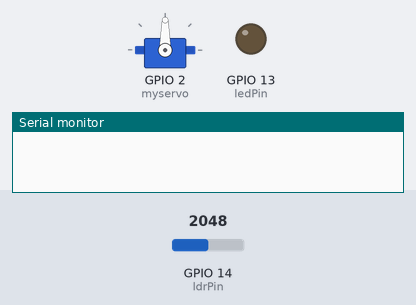
The sketch below on a simulated ESP32. Parts: servo, output pins drawn as LEDs (lit = HIGH), the last lines printed to the serial monitor. The inputs (shaded band) are chosen by the test bench; at power-on: GPIO 14 (ldrPin) = 2048.

Above: at 0.05 s.
At 33.55 s:
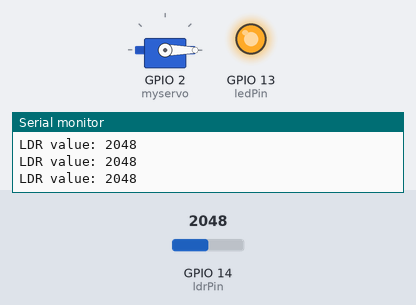
Timing chart, 0 to 38.6 s (numbered marks = the images above):
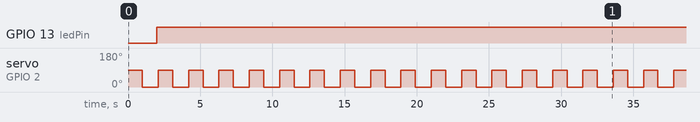

Measured:
- by itself, GPIO 13 (ledPin): LOW → HIGH at 2.0 s
- by itself, servo on GPIO 2 (myservo): alternates 90° for 1.0 s and 0° for 1.1 s

The sketch:

ServoESP32.ino
```cpp
#include <ESP32Servo.h>
Servo myservo;  // crte servo object to control a servo
// Define LDR pin and LED pin
int ldrPin = 14;
int ledPin = 13;

void setup() {
  myservo.attach(2);  // attaches the servo on GPIO pin 2 to the servo object

  // Set LED pin as output
  pinMode(ledPin, OUTPUT);
  // Start serial communication
  Serial.begin(9600);
}

void loop() {
  myservo.write(90);  // sets the servo position to 90 degrees
  delay(1000);        // waits for 1 second
  myservo.write(0);   // sets the servo position to 0 degrees
  delay(1000);        // waits for 1 second

  // Read LDR value
  int ldrValue = analogRead(ldrPin);
  // Print LDR value to serial monitor
  Serial.print("LDR value: ");
  Serial.println(ldrValue);
  // Map LDR value to LED brightness (0-255)
  int brightness = map(ldrValue, 0, 450, 0, 255);
  // Set LED brightness
  analogWrite(ledPin, brightness);
  // Delay for 100ms
  delay(100);
}
```
